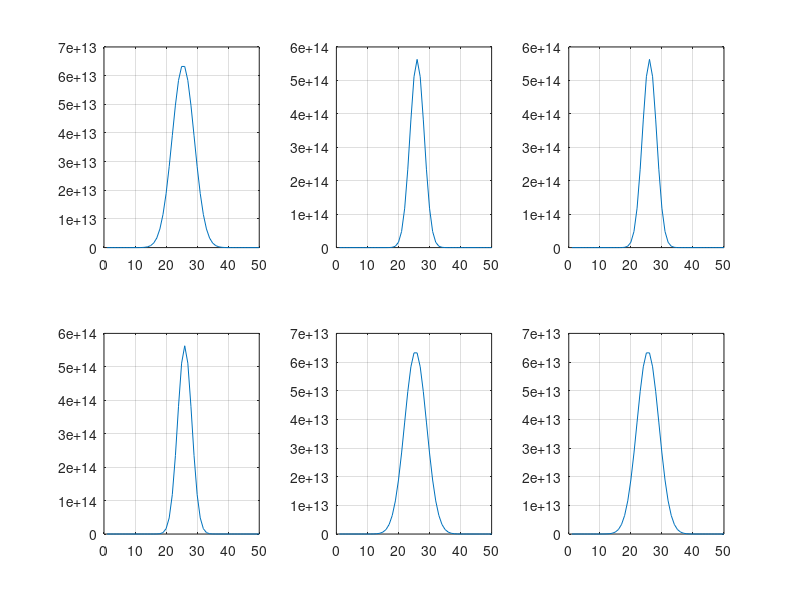

The MATLAB source for this figure:
function main()

i=complex(0,1);
N=50;
w = exp(-2*pi*i/N);
FN=ones(N,N); 

for j=0:N-1
    for k=0:N-1
        FN(j+1,k+1)=w^(j*k);
    end 
end

f=zeros(N,1);
for k=0:N-1
    f(k+1)=nchoosek(N-1,k);
end

fTF=FN*f; %fTF=f^

FNinv1 = inv(FN);%invers de FN qu'on a calcule avec inv
FNinv2= conj(FN) / N; %invers de FN qu'on a calcule avec conj

figure(1);
l =2; %no of lines
c = 3; %no of lines

subplot(l,c,1);
plot(f);
grid on ;

subplot(l,c,2);
plot(fftshift(abs(fTF))); 
grid on ;

subplot(l,c,3);
plot(fftshift(abs(fft(f))));
grid on ;

subplot(l,c,4);
plot(fftshift(abs(fTF))); 
grid on ;

subplot(l,c,5);
plot(abs(FNinv1*fTF));
grid on ;


subplot(l,c,6);
plot(abs(ifft(fTF)));
grid on ;

end